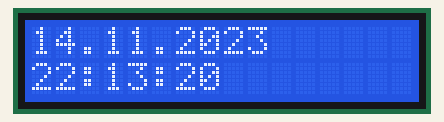
Recording of a sketch running on a simulated Arduino Uno, built with avr-gcc and run on an emulated ATmega328P. On the bench: 16×2 character LCD. The local clock reads 2024-03-15 10:24:30 at power-on unless the sketch sets it.

Above: at 0.1 s.
At 4.1 s:
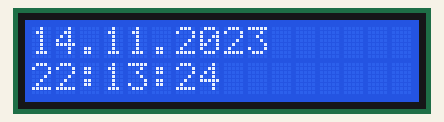
At 9.2 s:
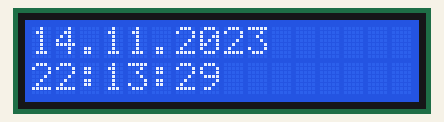
At 19.3 s:
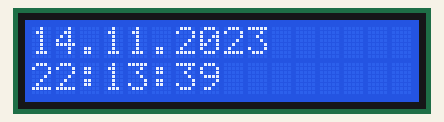
At 28.3 s:
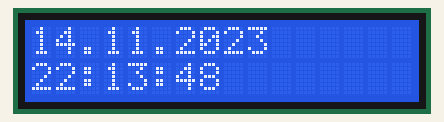
At 38.4 s:
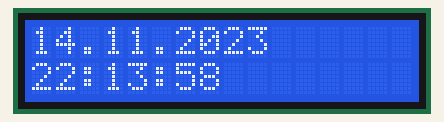

Measured:
- what the display in image 1 shows lasts 1.0 s, from 4.1 s to 5.1 s

The sketch:

4a.ino
```cpp
#include <Wire.h>
#include <DS3231.h>
#include <LiquidCrystal.h>

DS3231 rtc;
RTCDateTime datetime;

// Init the lcd library and set the data pins
LiquidCrystal lcd(12, 11, 5, 4, 3, 2);

void setup() {
  // 16 columns and 2 rows:
  lcd.begin(16, 2);

  // Init the RTC:
  rtc.begin();

  // Set the RTC time to the time the program is compiled on:
  rtc.setDateTime(__DATE__, __TIME__);
}

void loop() {
  // Update the time:
  datetime = rtc.getDateTime();

  // Display date on the first row:
  lcd.setCursor(0, 0);
  lcd.print(datetime.day);
  lcd.print(".");
  lcd.print(datetime.month);
  lcd.print(".");
  lcd.print(datetime.year);

  // Display time on the second row:
  lcd.setCursor(0, 1);
  lcd.print(datetime.hour);
  lcd.print(":");
  lcd.print(datetime.minute);
  lcd.print(":");
  lcd.print(datetime.second);

  // Wait for a second and clear the lcd:
  delay(1000);
  lcd.clear();
}
```
